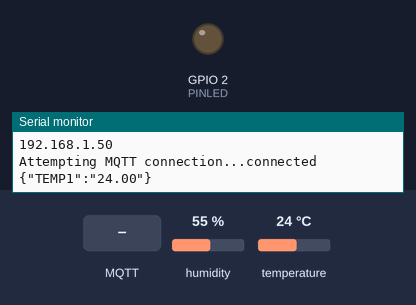
A program run on a simulated ESP32. On the bench: output pins drawn as LEDs (lit = HIGH), the last lines printed to the serial monitor. The inputs (shaded band) are chosen by the test bench; at power-on: humidity 55 %, temperature 24 °C. WiFi joins after 1.5 s; servers stay silent unless stated; random numbers use the default seed unless the program sets one; no MQTT or app messages arrive unless stated.

Above: at 2.7 s.
2.8 s: MQTT message "true" arrives on the first subscribed topic
At 3.9 s:
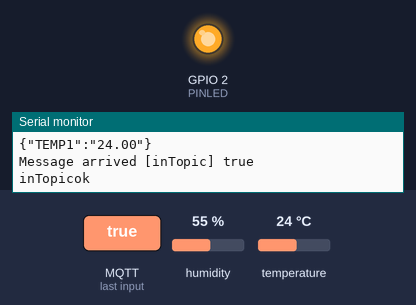
5.8 s: MQTT message "false" arrives on the first subscribed topic
At 6.3 s:
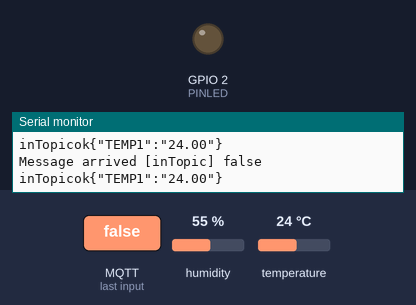
Timing chart, 0 to 8.8 s (numbered marks = the images above; inputs shaded):
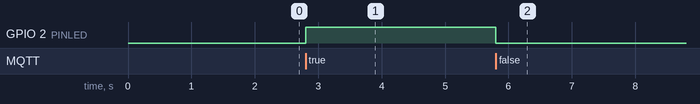

The program:

main.cpp
```cpp
/*
 Basic ESP8266 MQTT example
 This sketch demonstrates the capabilities of the pubsub library in combination
 with the ESP8266 board/library.
 It connects to an MQTT server then:
  - publishes "hello world" to the topic "outTopic" every two seconds
  - subscribes to the topic "inTopic", printing out any messages
    it receives. NB - it assumes the received payloads are strings not binary
  - If the first character of the topic "inTopic" is an 1, switch ON the ESP Led,
    else switch it off
 It will reconnect to the server if the connection is lost using a blocking
 reconnect function. See the 'mqtt_reconnect_nonblocking' example for how to
 achieve the same result without blocking the main loop.
 To install the ESP8266 board, (using Arduino 1.6.4+):
  - Add the following 3rd party board manager under "File -> Preferences -> Additional Boards Manager URLs":
       http://arduino.esp8266.com/stable/package_esp8266com_index.json
  - Open the "Tools -> Board -> Board Manager" and click install for the ESP8266"
  - Select your ESP8266 in "Tools -> Board"
*/

#include <WifiClient.h>
#include <PubSubClient.h>
#include <Wifi.h>
#include <Adafruit_Sensor.h>
#include <DHT.h>
#include <ArduinoJson.h>

#define PINLED 2
#define DHTpin 26
DHT dht(DHTpin, DHT11);
// Update these with values suitable for your network.

const char* ssid = "LAPTOP_T";
const char* password = "TIMON123";
const char* mqtt_server = "10.22.1.129";

WiFiClient espClient;
PubSubClient client(espClient);
unsigned long lastMsg = 0;
#define MSG_BUFFER_SIZE	(50)
char msg[MSG_BUFFER_SIZE];
int value = 0;

void setup_wifi() {

  delay(10);
  // We start by connecting to a WiFi network
  Serial.println();
  Serial.print("Connecting to ");
  Serial.println(ssid);

  WiFi.mode(WIFI_STA);
  WiFi.begin(ssid, password);

  while (WiFi.status() != WL_CONNECTED) {
    delay(500);
    Serial.print(".");
  }

  randomSeed(micros());

  Serial.println("");
  Serial.println("WiFi connected");
  Serial.println("IP address: ");
  Serial.println(WiFi.localIP());
}

void callback(char* topic, byte* payload, unsigned int length) {
  Serial.print("Message arrived [");
  Serial.print(topic);
  Serial.print("] ");
  String messageTemp;
  for (int i = 0; i < length; i++) {
    Serial.print((char)payload[i]);
    messageTemp += (char)payload[i];

  }
  Serial.println();
  Serial.print(topic);

  // Switch on the LED if an 1 was received as first character
  if (String(topic) == "inTopic") {
    Serial.print("ok");
    if(messageTemp == "true"){
      digitalWrite(PINLED, HIGH);
    }
      // Turn the LED on (Note that LOW is the voltage level
    // but actually the LED is on; this is because
    // it is active low on the ESP-01)
    else if(messageTemp == "false"){
      digitalWrite(PINLED, LOW);  // Turn the LED off by making the voltage HIGH
  }

}
}

void reconnect() {
  // Loop until we're reconnected
  while (!client.connected()) {
    Serial.print("Attempting MQTT connection...");
    // Create a random client ID
    String clientId = "ESP8266Client-";
    clientId += String(random(0xffff), HEX);
    // Attempt to connect
    if (client.connect(clientId.c_str())) {
      Serial.println("connected");
      // Once connected, publish an announcement...
      client.publish("outTopic", "hello world");
      // ... and resubscribe
      client.subscribe("inTopic");
    } else {
      Serial.print("failed, rc=");
      Serial.print(client.state());
      Serial.println(" try again in 5 seconds");
      // Wait 5 seconds before retrying
      delay(5000);
    }
  }
}

void setup() {
  pinMode(PINLED, OUTPUT);     // Initialize the BUILTIN_LED pin as an output
  Serial.begin(115200);
  setup_wifi();
  dht.begin();
  client.setServer(mqtt_server, 1883);
  client.setCallback(callback);
}

void loop() {

  if (!client.connected()) {
    reconnect();
  }
  client.loop();

  unsigned long now = millis();
  if (now - lastMsg > 2000) {
    lastMsg = now;
    float f = dht.readTemperature();
      const int capacity = JSON_OBJECT_SIZE(4);
      StaticJsonDocument<capacity> doc;

      doc["TEMP1"] = String(f);
      String payload;
      serializeJson(doc,payload);

      client.publish("temperature", payload.c_str());

      Serial.println(payload);


    //Serial.print("Publish message: ");
    //Serial.println(msg);

  }
}
```

Measured:
- after the input at 2.8 s, GPIO 2 (PINLED): LOW → HIGH at once
- after the input at 5.8 s, GPIO 2 (PINLED): HIGH → LOW at once
